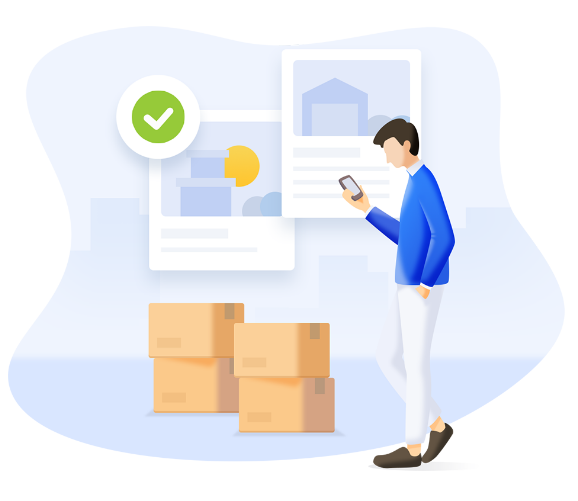
#> input picture frames/Rectangle 16.png, 578 x 501 px
$ python test_entropy.py
#> lines starting #> are read from the running program, lines starting #| are printed output that depends on the picture
### preprocessing.py
# preprocessing.py
import numpy as np
import cv2

def bgr_to_ycbcr(frame_bgr):
    """Convert BGR frame to YCbCr color space."""
    frame_float = frame_bgr.astype(np.float32)

    B = frame_float[:, :, 0]
    G = frame_float[:, :, 1]
    R = frame_float[:, :, 2]

    Y  =  0.299  * R + 0.587  * G + 0.114  * B
    Cb = -0.1687 * R - 0.3313 * G + 0.5    * B + 128
    Cr =  0.5    * R - 0.4187 * G - 0.0813 * B + 128

    return Y, Cb, Cr


def chroma_subsample(Cb, Cr):
    """4:2:0 subsampling — reduce Cb and Cr by half in both dimensions."""
    Cb_sub = Cb[::2, ::2]
    Cr_sub = Cr[::2, ::2]
    return Cb_sub, Cr_sub


# [17 lines left out: functions chroma_upsample, ycbcr_to_bgr, not called in this run]


def preprocess_frame(frame_bgr):
    """Full preprocessing pipeline for one frame."""
    Y, Cb, Cr = bgr_to_ycbcr(frame_bgr)
    Cb_sub, Cr_sub = chroma_subsample(Cb, Cr)
    return Y, Cb_sub, Cr_sub


# [5 lines left out: function reconstruct_frame, not called in this run]

### intra_coding.py
# intra_coding.py
import numpy as np
from scipy.fft import dctn, idctn

# Matrice de quantification standard JPEG (luminance)
Q_MATRIX = np.array([
    [16, 11, 10, 16, 24,  40,  51,  61],
    [12, 12, 14, 19, 26,  58,  60,  55],
    [14, 13, 16, 24, 40,  57,  69,  56],
    [14, 17, 22, 29, 51,  87,  80,  62],
    [18, 22, 37, 56, 68,  109, 103, 77],
    [24, 35, 55, 64, 81,  104, 113, 92],
    [49, 64, 78, 87, 103, 121, 120, 101],
    [72, 92, 95, 98, 112, 100, 103, 99]
], dtype=np.float32)


def get_quantization_matrix(quality=50):
    """Scale Q matrix based on quality factor (1=low quality, 100=high quality)."""
    if quality <= 0:
        quality = 1
    if quality > 100:
        quality = 100

    if quality < 50:
        scale = 5000 / quality
    else:
        scale = 200 - 2 * quality

    Q = np.floor((Q_MATRIX * scale + 50) / 100)
    Q = np.clip(Q, 1, 255)
    return Q


def apply_dct(block):
    """Apply 2D DCT to an 8x8 block."""
    return dctn(block, norm='ortho')


def apply_idct(block):
    """Apply 2D IDCT to an 8x8 block."""
    return idctn(block, norm='ortho')


def quantize(dct_block, Q):
    """Quantize DCT coefficients."""
    return np.round(dct_block / Q).astype(np.int32)


def dequantize(quant_block, Q):
    """Dequantize coefficients."""
    return (quant_block * Q).astype(np.float32)


def encode_channel(channel, quality=50):
    """
    Encode a single channel (Y, Cb, or Cr) using DCT + quantization.
    Returns quantized blocks as a 2D array of 8x8 blocks.
    """
    h, w = channel.shape
    Q = get_quantization_matrix(quality)

    # Pad to multiple of 8
    h_pad = (8 - h % 8) % 8
    w_pad = (8 - w % 8) % 8
    padded = np.pad(channel, ((0, h_pad), (0, w_pad)), mode='edge')

    ph, pw = padded.shape
    blocks_h = ph // 8
    blocks_w = pw // 8

    quantized_blocks = np.zeros((blocks_h, blocks_w, 8, 8), dtype=np.int32)

    for i in range(blocks_h):
        for j in range(blocks_w):
            block = padded[i*8:(i+1)*8, j*8:(j+1)*8].astype(np.float32) - 128
            dct_block = apply_dct(block)
            quantized_blocks[i, j] = quantize(dct_block, Q)

    return quantized_blocks, (h, w), quality


def decode_channel(quantized_blocks, original_shape, quality=50):
    """
    Decode a channel from quantized DCT blocks back to pixel values.
    """
    Q = get_quantization_matrix(quality)
    blocks_h, blocks_w = quantized_blocks.shape[:2]
    ph, pw = blocks_h * 8, blocks_w * 8

    reconstructed = np.zeros((ph, pw), dtype=np.float32)

    for i in range(blocks_h):
        for j in range(blocks_w):
            dct_block = dequantize(quantized_blocks[i, j], Q)
            block = apply_idct(dct_block) + 128
            reconstructed[i*8:(i+1)*8, j*8:(j+1)*8] = block

    # Crop back to original size
    h, w = original_shape
    reconstructed = reconstructed[:h, :w]
    return np.clip(reconstructed, 0, 255).astype(np.float32)


def encode_iframe(Y, Cb, Cr, quality=50):
    """Encode a full I-frame (all 3 channels)."""
    Y_blocks,  Y_shape,  _ = encode_channel(Y,  quality)
    Cb_blocks, Cb_shape, _ = encode_channel(Cb, quality)
    Cr_blocks, Cr_shape, _ = encode_channel(Cr, quality)
    return {
        'type'    : 'I',
        'Y'       : Y_blocks,
        'Cb'      : Cb_blocks,
        'Cr'      : Cr_blocks,
        'Y_shape' : Y_shape,
        'Cb_shape': Cb_shape,
        'Cr_shape': Cr_shape,
        'quality' : quality
    }


def decode_iframe(iframe_data):
    """Decode a full I-frame."""
    quality = iframe_data['quality']
    Y  = decode_channel(iframe_data['Y'],  iframe_data['Y_shape'],  quality)
    Cb = decode_channel(iframe_data['Cb'], iframe_data['Cb_shape'], quality)
    Cr = decode_channel(iframe_data['Cr'], iframe_data['Cr_shape'], quality)
    return Y, Cb, Cr

### inter_coding.py
# inter_coding.py
import numpy as np
from intra_coding import encode_channel, decode_channel, apply_dct, apply_idct, quantize, dequantize, get_quantization_matrix


def block_matching(current_block, ref_frame, ref_y, ref_x, search_window=8):
    """
    Find the best matching block in the reference frame.
    Returns the motion vector (dy, dx) and the best matching block.
    """
    h, w = ref_frame.shape
    bh, bw = current_block.shape  # 16x16

    best_sad = float('inf')
    best_dy, best_dx = 0, 0

    for dy in range(-search_window, search_window + 1):
        for dx in range(-search_window, search_window + 1):
            ny = ref_y + dy
            nx = ref_x + dx

            # Boundary check
            if ny < 0 or nx < 0 or ny + bh > h or nx + bw > w:
                continue

            ref_block = ref_frame[ny:ny+bh, nx:nx+bw]
            sad = np.sum(np.abs(current_block.astype(np.float32) - ref_block.astype(np.float32)))

            if sad < best_sad:
                best_sad = sad
                best_dy = dy
                best_dx = dx

    best_ref_block = ref_frame[
        ref_y + best_dy : ref_y + best_dy + bh,
        ref_x + best_dx : ref_x + best_dx + bw
    ]
    return best_dy, best_dx, best_ref_block


def encode_residual(residual, quality=50):
    """Apply DCT + quantization to a residual block (16x16 split into 4 8x8 blocks)."""
    Q = get_quantization_matrix(quality)
    quant_blocks = np.zeros((2, 2, 8, 8), dtype=np.int32)

    for i in range(2):
        for j in range(2):
            block = residual[i*8:(i+1)*8, j*8:(j+1)*8].astype(np.float32)
            dct_block = apply_dct(block)
            quant_blocks[i, j] = quantize(dct_block, Q)

    return quant_blocks


def decode_residual(quant_blocks, quality=50):
    """Decode residual from quantized DCT blocks."""
    Q = get_quantization_matrix(quality)
    residual = np.zeros((16, 16), dtype=np.float32)

    for i in range(2):
        for j in range(2):
            dct_block = dequantize(quant_blocks[i, j], Q)
            block = apply_idct(dct_block)
            residual[i*8:(i+1)*8, j*8:(j+1)*8] = block

    return residual


def encode_pframe(current_Y, ref_Y, quality=50, search_window=8):
    """
    Encode a P-frame using motion estimation on the Y channel.
    Returns motion vectors and encoded residuals.
    """
    h, w = current_Y.shape

    # Pad to multiple of 16
    h_pad = (16 - h % 16) % 16
    w_pad = (16 - w % 16) % 16
    curr_padded = np.pad(current_Y, ((0, h_pad), (0, w_pad)), mode='edge')
    ref_padded  = np.pad(ref_Y,     ((0, h_pad), (0, w_pad)), mode='edge')

    ph, pw = curr_padded.shape
    blocks_h = ph // 16
    blocks_w = pw // 16

    motion_vectors = np.zeros((blocks_h, blocks_w, 2), dtype=np.int32)
    residual_blocks = []

    for i in range(blocks_h):
        row = []
        for j in range(blocks_w):
            curr_block = curr_padded[i*16:(i+1)*16, j*16:(j+1)*16]

            dy, dx, ref_block = block_matching(
                curr_block, ref_padded,
                ref_y=i*16, ref_x=j*16,
                search_window=search_window
            )

            motion_vectors[i, j] = [dy, dx]

            residual = curr_block.astype(np.float32) - ref_block.astype(np.float32)
            quant_residual = encode_residual(residual, quality)
            row.append(quant_residual)

        residual_blocks.append(row)

    return {
        'type'           : 'P',
        'motion_vectors' : motion_vectors,
        'residuals'      : residual_blocks,
        'original_shape' : (h, w),
        'quality'        : quality
    }


def decode_pframe(pframe_data, ref_Y):
    """Reconstruct P-frame from motion vectors + residuals + reference frame."""
    h, w = pframe_data['original_shape']
    quality = pframe_data['quality']
    motion_vectors = pframe_data['motion_vectors']
    residual_blocks = pframe_data['residuals']

    h_pad = (16 - h % 16) % 16
    w_pad = (16 - w % 16) % 16
    ref_padded = np.pad(ref_Y, ((0, h_pad), (0, w_pad)), mode='edge')

    ph, pw = ref_padded.shape
    reconstructed = np.zeros((ph, pw), dtype=np.float32)

    blocks_h = ph // 16
    blocks_w = pw // 16

    for i in range(blocks_h):
        for j in range(blocks_w):
            dy, dx = motion_vectors[i, j]
            ref_y = i * 16 + dy
            ref_x = j * 16 + dx

            ref_y = np.clip(ref_y, 0, ph - 16)
            ref_x = np.clip(ref_x, 0, pw - 16)

            ref_block = ref_padded[ref_y:ref_y+16, ref_x:ref_x+16].astype(np.float32)
            residual = decode_residual(residual_blocks[i][j], quality)

            reconstructed[i*16:(i+1)*16, j*16:(j+1)*16] = ref_block + residual

    reconstructed = reconstructed[:h, :w]
    return np.clip(reconstructed, 0, 255).astype(np.float32)


# [5 lines left out: function get_frame_type, not called in this run]

### entropy_coding.py
# entropy_coding.py
import numpy as np
import pickle
import zlib
import os


def serialize_data(encoded_frames):
    """
    Serialize all encoded frames (I-frames and P-frames) into bytes using pickle.
    """
    return pickle.dumps(encoded_frames)


def compress_data(serialized_data):
    """
    Apply zlib lossless compression to serialized data.
    """
    return zlib.compress(serialized_data, level=9)  # level 9 = max compression


def decompress_data(compressed_data):
    """
    Decompress zlib compressed data.
    """
    return zlib.decompress(compressed_data)


def deserialize_data(serialized_data):
    """
    Deserialize bytes back into encoded frames.
    """
    return pickle.loads(serialized_data)


def write_bin_file(compressed_data, output_path):
    """
    Write compressed data to a .bin file with a header.
    Header format: magic bytes + version + data size
    """
    magic   = b'MPEG4SIM'   # 8 bytes identifier
    version = (1).to_bytes(2, byteorder='big')  # version 1
    size    = len(compressed_data).to_bytes(8, byteorder='big')  # data size

    with open(output_path, 'wb') as f:
        f.write(magic)
        f.write(version)
        f.write(size)
        f.write(compressed_data)

    print(f"✅ Written to {output_path} ({os.path.getsize(output_path)} bytes)")


def read_bin_file(input_path):
    """
    Read and validate a .bin file, return compressed data.
    """
    with open(input_path, 'rb') as f:
        magic   = f.read(8)
        version = int.from_bytes(f.read(2), byteorder='big')
        size    = int.from_bytes(f.read(8), byteorder='big')
        compressed_data = f.read()

    if magic != b'MPEG4SIM':
        raise ValueError(f"❌ Invalid file format: {magic}")

    if len(compressed_data) != size:
        raise ValueError(f"❌ Data size mismatch: expected {size}, got {len(compressed_data)}")

    print(f"✅ Read {input_path} | version={version} | size={size} bytes")
    return compressed_data


def encode_to_bin(encoded_frames, output_path):
    """
    Full pipeline: encoded frames → serialized → compressed → .bin file
    """
    print("🔄 Serializing data...")
    serialized = serialize_data(encoded_frames)
    print(f"   Serialized size : {len(serialized):,} bytes")

    print("🔄 Compressing data...")
    compressed = compress_data(serialized)
    print(f"   Compressed size : {len(compressed):,} bytes")
    print(f"   Compression ratio (entropy stage): {len(serialized)/len(compressed):.2f}x")

    print("🔄 Writing .bin file...")
    write_bin_file(compressed, output_path)


def decode_from_bin(input_path):
    """
    Full pipeline: .bin file → decompressed → deserialized → encoded frames
    """
    print("🔄 Reading .bin file...")
    compressed = read_bin_file(input_path)

    print("🔄 Decompressing data...")
    serialized = decompress_data(compressed)

    print("🔄 Deserializing data...")
    encoded_frames = deserialize_data(serialized)

    print(f"✅ Decoded {len(encoded_frames)} frames")
    return encoded_frames

### test_entropy.py
# test_entropy.py
import cv2
import os
from preprocessing import preprocess_frame
from intra_coding import encode_iframe, decode_iframe
from inter_coding import encode_pframe, decode_pframe
from entropy_coding import encode_to_bin, decode_from_bin

# Simule 3 frames
frame1 = cv2.imread("frames/Rectangle 16.png")
#> frame1 is the input picture: shape (501, 578, 3); mean B, G, R 240.5, 236, 234.6
frame2 = cv2.GaussianBlur(frame1, (5, 5), 0)
frame3 = cv2.GaussianBlur(frame1, (7, 7), 0)
frames = [frame1, frame2, frame3]

GOP_SIZE = 3
Quality  = 50
encoded_frames = []
ref_Y = None

for idx, frame in enumerate(frames):
    Y, Cb, Cr = preprocess_frame(frame)

    if idx % GOP_SIZE == 0:
        # I-frame
        enc = encode_iframe(Y, Cb, Cr, quality=Quality)
        Y_rec, _, _ = decode_iframe(enc)
        ref_Y = Y_rec
        print(f"Frame {idx} → I-frame")
    else:
        # P-frame
        enc = encode_pframe(Y, ref_Y, quality=Quality)
        Y_rec = decode_pframe(enc, ref_Y)
        ref_Y = Y_rec
        print(f"Frame {idx} → P-frame")

    encoded_frames.append(enc)
#> this loop made 3 passes
#| Frame 0 → I-frame
#| Frame 1 → P-frame
#| Frame 2 → P-frame
#> pass 1, in bgr_to_ycbcr, `B = frame_float[:, :, 0]`:
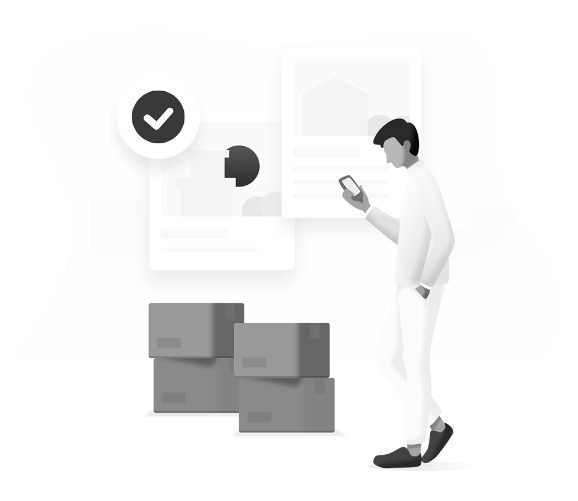
#> B: shape (501, 578) float32; min 0, max 255, mean 240.5
#> pass 1, in bgr_to_ycbcr, `G = frame_float[:, :, 1]`:
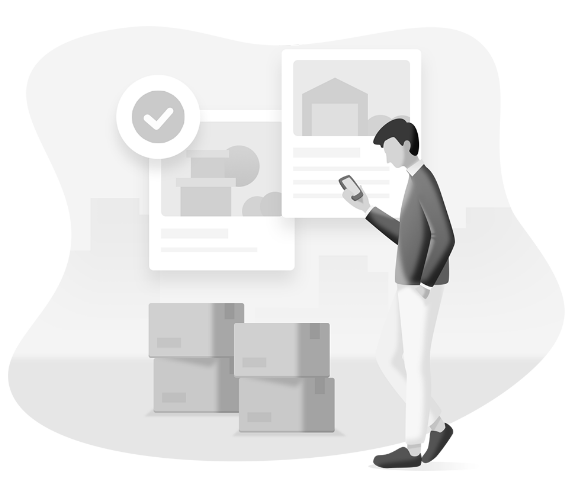
#> G: shape (501, 578) float32; min 2, max 255, mean 236
#> pass 1, in bgr_to_ycbcr, `R = frame_float[:, :, 2]`:
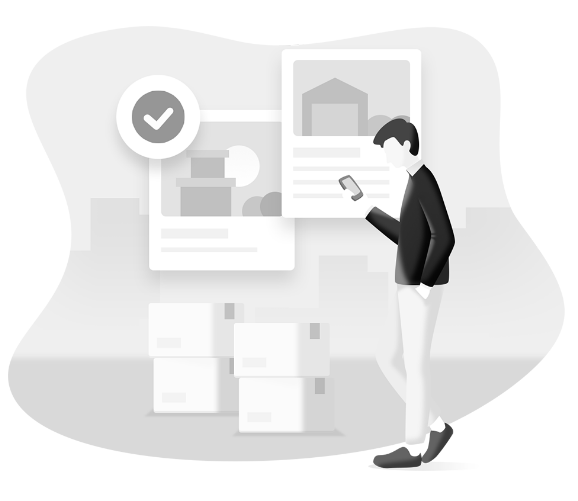
#> R: shape (501, 578) float32; min 0, max 255, mean 234.6

# Encode to .bin
encode_to_bin(encoded_frames, "output/compressed.bin")
#|    Serialized size : 4,323,188 bytes
#|    Compressed size : 47,628 bytes
#|    Compression ratio (entropy stage): 90.77x

# Decode from .bin
decoded_frames = decode_from_bin("output/compressed.bin")

# Stats
original_size = sum(f.nbytes for f in frames)
bin_size      = os.path.getsize("output/compressed.bin")

print(f"\n📊 Stats:")
print(f"   Frames encodées   : {len(decoded_frames)}")
print(f"   Original size     : {original_size:,} bytes")
#|    Original size     : 2,606,202 bytes
print(f"   Compressed size   : {bin_size:,} bytes")
print(f"   Compression ratio : {original_size / bin_size:.2f}x")
#|    Compression ratio : 54.70x
